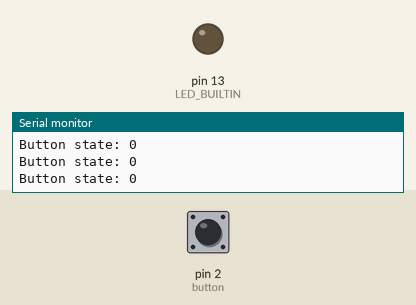
This sketch was run on a simulated Arduino Uno, built with avr-gcc and run on an emulated ATmega328P. Shown: output pins drawn as LEDs (lit = HIGH), the last lines printed to the serial monitor. The test bench sets the inputs (shaded band); at power-on: pin 2 (button) LOW.

Above: at 1.2 s.
1.3 s: pin 2 (button) pulled HIGH for 0.15 s
At 1.4 s:
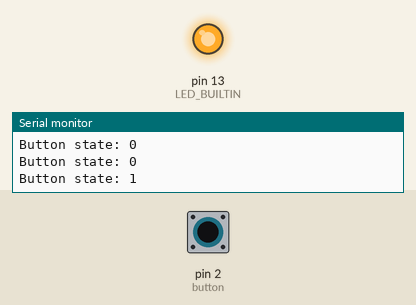
3.0 s: pin 2 (button) pulled HIGH for 3.2 s
At 7.4 s:
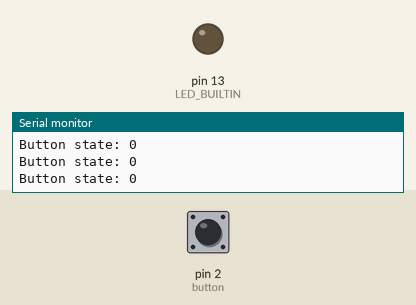
Timing chart, 0 to 8.9 s (numbered marks = the images above; inputs shaded):
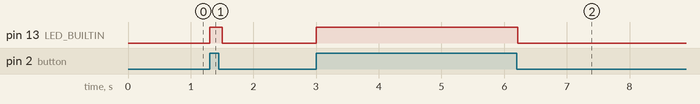

The sketch:

pushButton.ino
```cpp
const int button = 2;
bool buttonState;

void setup() {
    pinMode(button, INPUT);
    pinMode(LED_BUILTIN, OUTPUT);
    Serial.begin(9600);
}

void loop() {
    buttonState = digitalRead(button);
    digitalWrite(LED_BUILTIN, (buttonState ? HIGH : LOW));
    Serial.print("Button state: ");
    Serial.println(buttonState);
    delay(100);
}
```

Measured:
- after the input at 1.3 s, pin 13 (LED_BUILTIN): LOW → HIGH at once, → LOW 0.20 s later
- after the input at 3.0 s, pin 13 (LED_BUILTIN): LOW → HIGH at once, → LOW 3.2 s later
